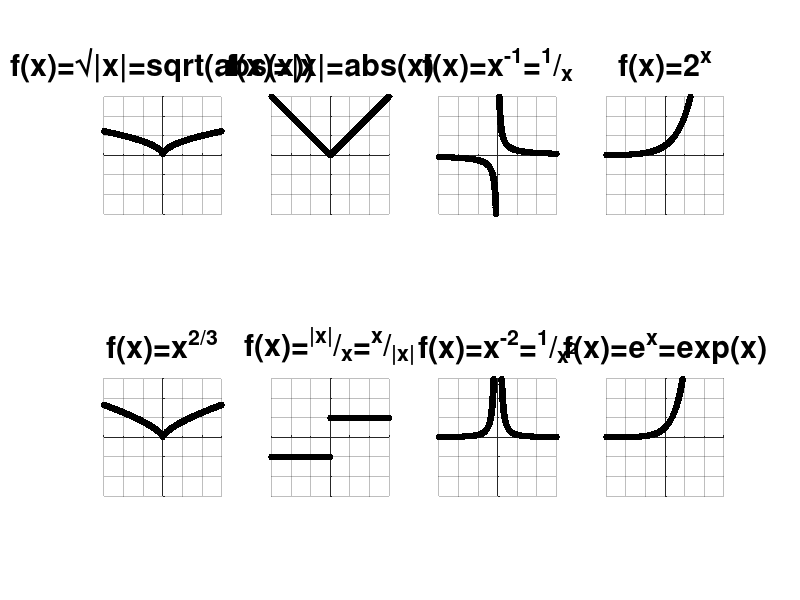

The MATLAB script that drew this image:
clear all; close all; clc;
h=figure('Position',[1 21 1366 670], ...
'Name',strcat('Funciones NO Polinomiales', ...
' - Casos'));
%%%%%%%%%%%%%%%%%%%%%%%%%%
lw=3; fs=20; ms=15; fs2=18;
gav=0.3; vc=[0 0 0];
%%%%%%%%%%%%%%%%%%%%%%%%%%%%%%%%
subplot(2,4,1)
x = linspace(-10,10,1000);
y=sqrt(abs(x));
plot(x,y,'.','markersize',ms,'color',vc);
axis([-6 6 -6 6])
axis square;
set(gca,'xaxislocation','origin',...
'yaxislocation','origin');
%'origin','bottom','top','zero'
box off; grid on;
title({'f(x)=\surd|x|=sqrt(abs(x))'}, ...
'fontsize',fs,'fontweight','bold')
xlabel('','fontsize',fs,'fontweight','bold')
set(gca,'fontsize',fs,'yTickLabel',{})
set(gca,'fontsize',fs,'xTickLabel',{})
set(gca,'gridalpha',gav)
%%%%%%%%%%%%%%%%%%%%%%%%%%%%%%%%
subplot(2,4,5)
x = linspace(-10,10,1000);
y=(x.^(2)).^(1/3);
plot(x,y,'.','markersize',ms,'color',vc);
axis([-6 6 -6 6])
axis square;
set(gca,'xaxislocation','origin',...
'yaxislocation','origin');
%'origin','bottom','top','zero'
box off; grid on;
title({'f(x)=x^{2/3}'}, ...
'fontsize',fs,'fontweight','bold')
xlabel('','fontsize',fs,'fontweight','bold')
set(gca,'fontsize',fs,'yTickLabel',{})
set(gca,'fontsize',fs,'xTickLabel',{})
set(gca,'gridalpha',gav)
%%%%%%%%%%%%%%%%%%%%%%%%%%%%%%%%
subplot(2,4,2)
x = linspace(-10,10,1000);
y=abs(x);
plot(x,y,'.','markersize',ms,'color',vc);
axis([-6 6 -6 6])
axis square;
set(gca,'xaxislocation','origin',...
'yaxislocation','origin');
%'origin','bottom','top','zero'
box off; grid on;
title({'f(x)=|x|=abs(x)'}, ...
'fontsize',fs,'fontweight','bold')
xlabel('','fontsize',fs,'fontweight','bold')
set(gca,'fontsize',fs,'yTickLabel',{})
set(gca,'fontsize',fs,'xTickLabel',{})
set(gca,'gridalpha',gav)
%%%%%%%%%%%%%%%%%%%%%%%%%%%%%%%%
subplot(2,4,6)
x = linspace(-6,6,5000);
y=2*abs(x)./x;
plot(x,y,'.','markersize',ms,'color',vc);
axis([-6 6 -6 6])
axis square;
set(gca,'xaxislocation','origin',...
'yaxislocation','origin');
%'origin','bottom','top','zero'
box off; grid on;
title({'f(x)=^{|x|}/_x=^x/_{|x|}'}, ...
'fontsize',fs,'fontweight','bold')
xlabel('','fontsize',fs,'fontweight','bold')
set(gca,'fontsize',fs,'yTickLabel',{})
set(gca,'fontsize',fs,'xTickLabel',{})
set(gca,'gridalpha',gav)
%%%%%%%%%%%%%%%%%%%%%%%%%%%%%%%%
subplot(2,4,3)
x = linspace(-6,6,5000);
y=1./x;
plot(x,y,'.','markersize',ms,'color',vc);
axis([-6 6 -6 6])
axis square;
set(gca,'xaxislocation','origin',...
'yaxislocation','origin');
%'origin','bottom','top','zero'
box off; grid on;
title({'f(x)=x^{-1}=^1/_{x}'}, ...
'fontsize',fs,'fontweight','bold')
xlabel('','fontsize',fs,'fontweight','bold')
set(gca,'fontsize',fs,'yTickLabel',{})
set(gca,'fontsize',fs,'xTickLabel',{})
set(gca,'gridalpha',gav)
%%%%%%%%%%%%%%%%%%%%%%%%%%%%%%%%
subplot(2,4,7)
x = linspace(-6,6,5000);
y=1./x.^2;
plot(x,y,'.','markersize',ms,'color',vc);
axis([-6 6 -6 6])
axis square;
set(gca,'xaxislocation','origin',...
'yaxislocation','origin');
%'origin','bottom','top','zero'
box off; grid on;
title({'f(x)=x^{-2}=^1/_{x^2}'}, ...
'fontsize',fs,'fontweight','bold')
xlabel('','fontsize',fs,'fontweight','bold')
set(gca,'fontsize',fs,'yTickLabel',{})
set(gca,'fontsize',fs,'xTickLabel',{})
set(gca,'gridalpha',gav)
%%%%%%%%%%%%%%%%%%%%%%%%%%%%%%%%
%%%%%%%%%%%%%%%%%%%%%%%%%%%%%%%%
subplot(2,4,4)
x = linspace(-6,6,1000);
y=2.^x;
plot(x,y,'.','markersize',ms,'color',vc);
axis([-6 6 -6 6])
axis square;
set(gca,'xaxislocation','origin',...
'yaxislocation','origin');
%'origin','bottom','top','zero'
box off; grid on;
title({'f(x)=2^{x}'}, ...
'fontsize',fs,'fontweight','bold')
xlabel('','fontsize',fs,'fontweight','bold')
set(gca,'fontsize',fs,'yTickLabel',{})
set(gca,'fontsize',fs,'xTickLabel',{})
set(gca,'gridalpha',gav)
%%%%%%%%%%%%%%%%%%%%%%%%%%%%%%%%
subplot(2,4,8)
x = linspace(-6,6,1000);
y=exp(x);
plot(x,y,'.','markersize',ms,'color',vc);
axis([-6 6 -6 6])
axis square;
set(gca,'xaxislocation','origin',...
'yaxislocation','origin');
%'origin','bottom','top','zero'
box off; grid on;
title({'f(x)=e^x=exp(x)'}, ...
'fontsize',fs,'fontweight','bold')
xlabel('','fontsize',fs,'fontweight','bold')
set(gca,'fontsize',fs,'yTickLabel',{})
set(gca,'fontsize',fs,'xTickLabel',{})
set(gca,'gridalpha',gav)
%%%%%%%%%%%%%%%%%%%%%%%%%%%%%%%%